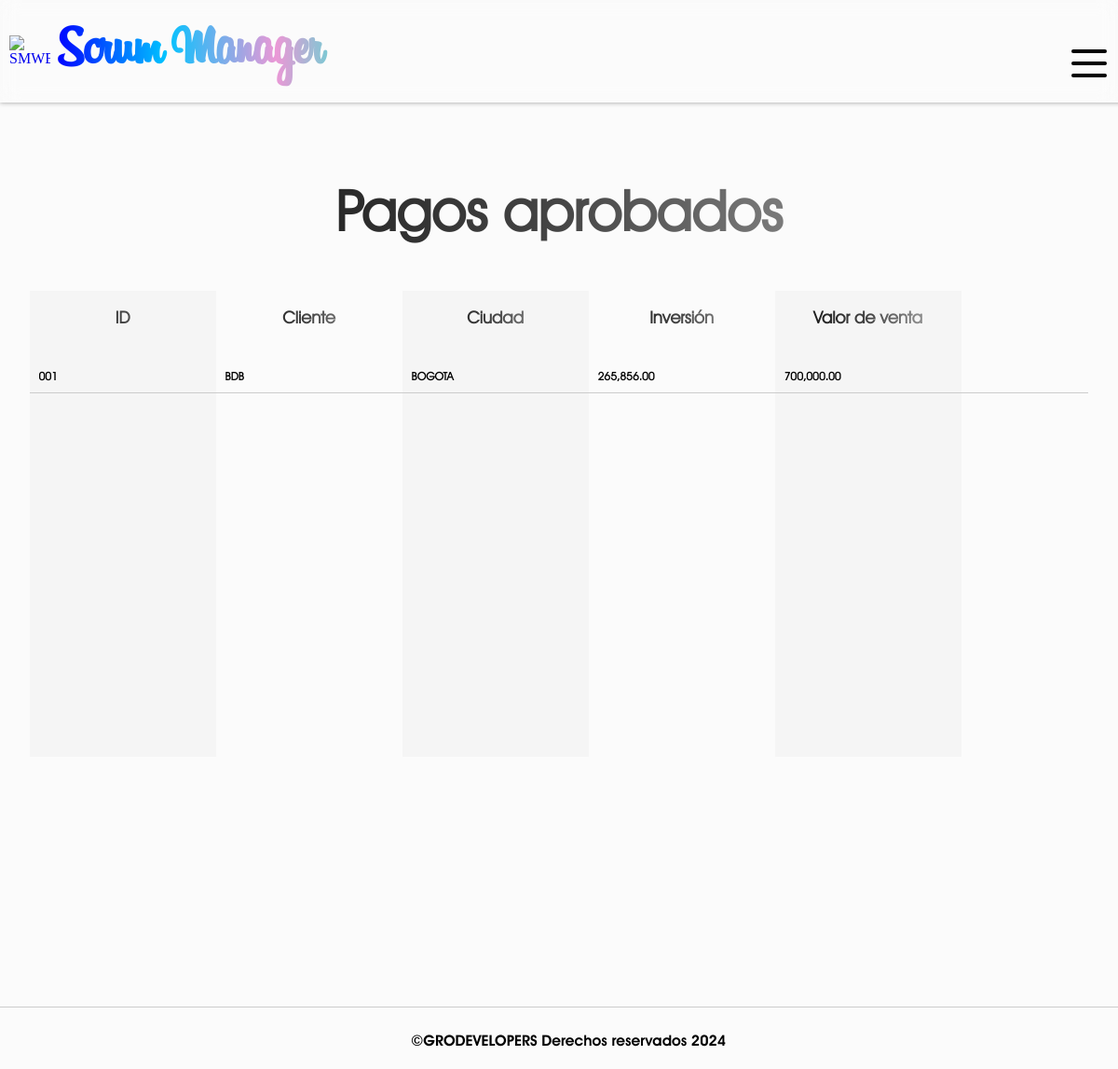
The page /approved-payments/ (signed in) on the database as committed earlier.
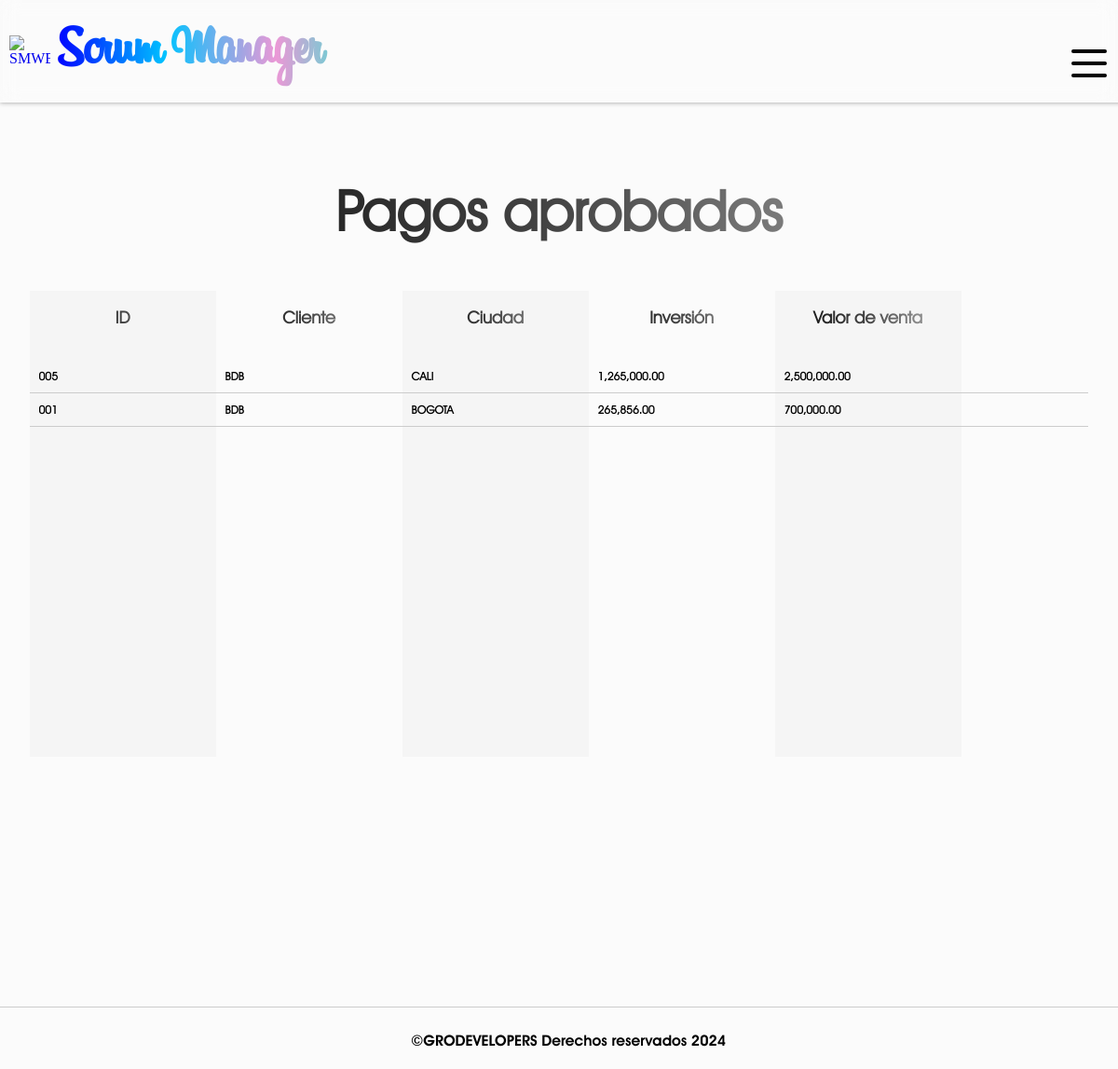
The same page on the database as committed later.
### SMWEB/models.py (models this page shows, shortened)
class PaymentApproved(models.Model):
    order_id = models.CharField(verbose_name="Número de caso", max_length=255)
    client = models.CharField(verbose_name="Cliente", max_length=255, null=False, default="")
    city = models.CharField(verbose_name="Ciudad", max_length=255, null=False)
    invesment = models.DecimalField(verbose_name="Inversión", max_digits=20, decimal_places=2, null= True)
    sales_value = models.DecimalField(verbose_name="Valor de venta", max_digits=20, decimal_places=2, null= True)
    service_description = models.TextField(verbose_name="Descripción del servicio")
    in_charge = models.CharField(verbose_name="Encargado", max_length=255, null=False, default="")
    company = models.CharField(verbose_name="Empresa", max_length=255, null=False, default="")
    account_owner = models.CharField(verbose_name="Propietario de la cuenta", max_length=255, default="")
    bank_account = models.CharField(verbose_name="Banco", max_length=255, default="")
    account_number = models.CharField(verbose_name="Número de cuenta", max_length=255, default="")
    type_account = models.CharField(verbose_name="Tipo de cuenta", max_length=255, default="")
    amount = models.IntegerField(verbose_name="Pago")
    comments = models.TextField(verbose_name="Comentarios")
    made_by = models.CharField(verbose_name="Realizado por", max_length=255)
    created_at = models.DateField(verbose_name="Creado el")
    approved_at = models.DateField(verbose_name="Rechazado el", auto_now_add=True)
    approved_by = models.CharField(verbose_name="Rechazado por", max_length=255)
    class Meta:
        verbose_name = 'Pago aprobado'
        verbose_name_plural = 'Pagos aprobados'

### SMWEB/views.py (the view)
# urls.py: path('approved-payments/', views.approved_payments, name='approved-payments'),
@login_required(login_url=inicio)
def approved_payments(request):
    user_rol = request.user.rol
    user_company = request.user.company_id
    if user_rol not in ['financiero', 'gestor', 'gerente']:
        messages.warning(request, f'Tu rol de {user_rol} no te permite acceder a los pagos realizados')
        return redirect('inicio')
    payments = PaymentApproved.objects.filter(company = user_company).order_by('-created_at')
    formatted_invesment = []
    formatted_sales = []
    formatted_payments = []
    for payment in payments:
        if payment.invesment is not None:
            invesment = format_amount(payment.invesment)
            formatted_invesment.append(invesment)
        else:
            formatted_invesment.append(0)
        if payment.sales_value is not None:
            sales = format_amount(payment.sales_value)
            formatted_sales.append(sales)
        else:
            formatted_sales.append(0)
        if payment.amount is not None:
            payment_amount = format_amount(payment.amount)
            formatted_payments.append(payment_amount)
        else:
            formatted_payments.append(0)
    return render(request, 'approved_payments.html',{
        'payments': payments,
        'formatted_invesment': formatted_invesment,
        'formatted_sales': formatted_sales,
        'formatted_payments': formatted_payments
    })

### SMWEB/context_processors.py (called while the page is built)
def get_status(request):
    if request.user.is_authenticated:
        id = request.user.company_id
        company = Company.objects.get(id = id)
        return {
            'company': company
        }
    else:
        return {
            'company' : False
        }

def get_rejected_payments(request):
    if request.user.is_authenticated:
        company_id = request.user.company_id
        first_name = request.user.first_name
        rejected_payments = PaymentRejected.objects.filter(company = company_id).filter(in_charge = first_name.upper()).count()
        return {
            'rejected_payments': rejected_payments
        }
    return {
        'rejected_payments': False
        }

def get_payments(request):
    if request.user.is_authenticated:
        company_id = request.user.company_id
        rejected_payments = OrderPayment.objects.filter(company = company_id).count()
        return {
            'payments': rejected_payments
        }
    return {
        'payments': False
        }

### SMWEB/models.py (called while the page is built)
    def __str__(self):
        return self.name

### SMWEB/utils.py (called while the page is built)
def format_amount(amount):
    return f"{amount:,.2f}"

### SMWEB/templates/approved_payments.html (shortened to what this page needs)
{% extends "layout.html" %}
{% block content %}
    {% if company.status %}
        <h1 id="title" >Pagos aprobados</h1>
        {% if payments %}
            <section id="payments">
                <div class="payments__column payments__column--id">
                    <h3 class="column__title">ID</h3>
                    {% for payment in payments %}
                        {% if user.rol == 'financiero' %}
                            <div class="payments__element payments__element-id"><a href='{% url "handle-payment" payment.id %}'>{{payment.order_id}}</a></div>
                        {% else %}
                            <div class="payments__element payments__element-id">{{payment.order_id}}</div>
                        {% endif %}
                    {% endfor %}
                </div>
                <div class="payments__column payments__column--client">
                    <h3 class="column__title">Cliente</h3>
                    {% for payment in payments %}
                        <div class="payments__element payments__element-client">{{payment.client}}</div>
                    {% endfor %}
                </div>
                <div class="payments__column payments__column--city">
                    <h3 class="column__title">Ciudad</h3>
                    {% for payment in payments %}
                        <div class="payments__element payments__element-city">{{payment.city}}</div>
                    {% endfor %}
                </div>
                <div class="payments__column payments__column--invesment">
                    <h3 class="column__title">Inversión</h3>
                    {% for invesment in formatted_invesment %}
                        <div class="payments__element payments__element-invesment">{{invesment}}</div>
                    {% endfor %}
                </div>
                <div class="payments__column payments__column--sales_value">
                    <h3 class="column__title">Valor de venta</h3>
                    {% for sales in formatted_sales %}
                        <div class="payments__element payments__element-sales_value">{{sales}}</div>
                    {% endfor %}
                </div>
                <div class="payments__column payments__column--service_description">
                    <h3 class="column__title">Descripción</h3>
                    {% for payment in payments %}
                        <div class="payments__element payments__element-service_description">{{payment.service_description}}</div>
                    {% endfor %}
                </div>
            </section>
        {% else %}
            <h1 id="title" >No existen pagos realizados</h1>
        {% endif %}
    {% else %}
        <h1 id="title" >Lo siento {{user.first_name}}, tu empresa se encuentra inactiva</h1>
    {% endif %}
{% endblock %}

Rows that differ between the two databases and show on the page:
added PaymentApproved: order_id "005", client "BDB", city "CALI"
Other text that changed with them:
new list line: "1,265,000.00"
new list line: "2,500,000.00"
